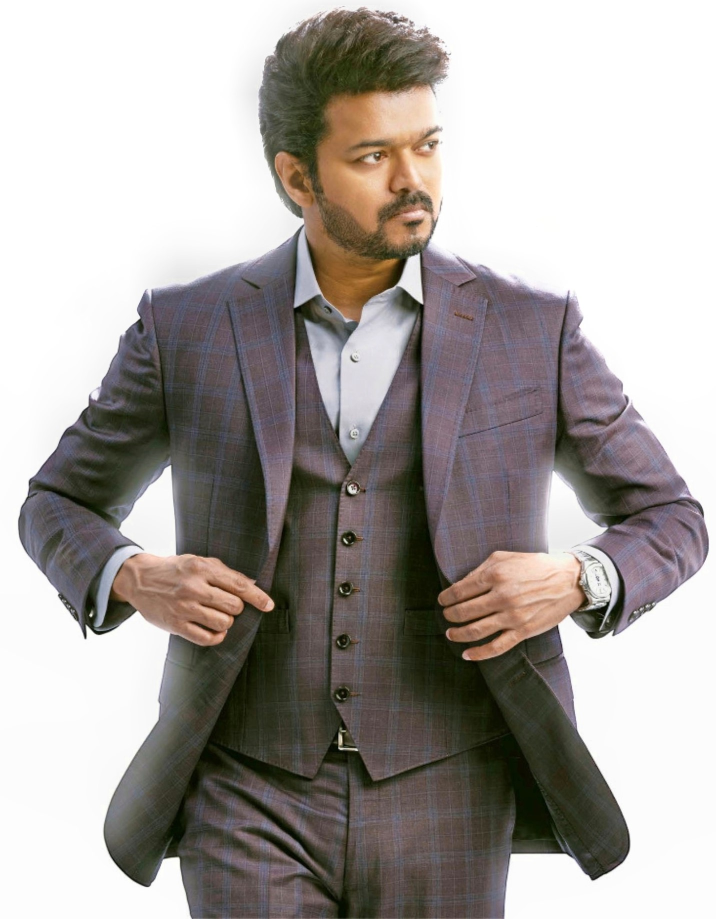
#> input picture vj.jpeg, 1432 x 1838 px (shown at 1/2 size)
$ python Sketch.py
#> lines starting #> are read from the running program, lines starting #| are printed output that depends on the picture
# Welcome to Code Kudos.
## Convert any image to sketch with Python

#### To see more like this Subscribe to
##### Youtube: @codekudos
###### Instagram: @codekudos
####### Twitter: @code_kudos

import cv2
import matplotlib.pyplot as plt

img=cv2.imread('vj.jpeg')
#> img is the input picture: shape (1838, 1432, 3); mean B, G, R 158.9, 162.2, 167.5


RGB_img = cv2.cvtColor(img, cv2.COLOR_BGR2RGB)
grey_img=cv2.cvtColor(img, cv2.COLOR_BGR2GRAY)
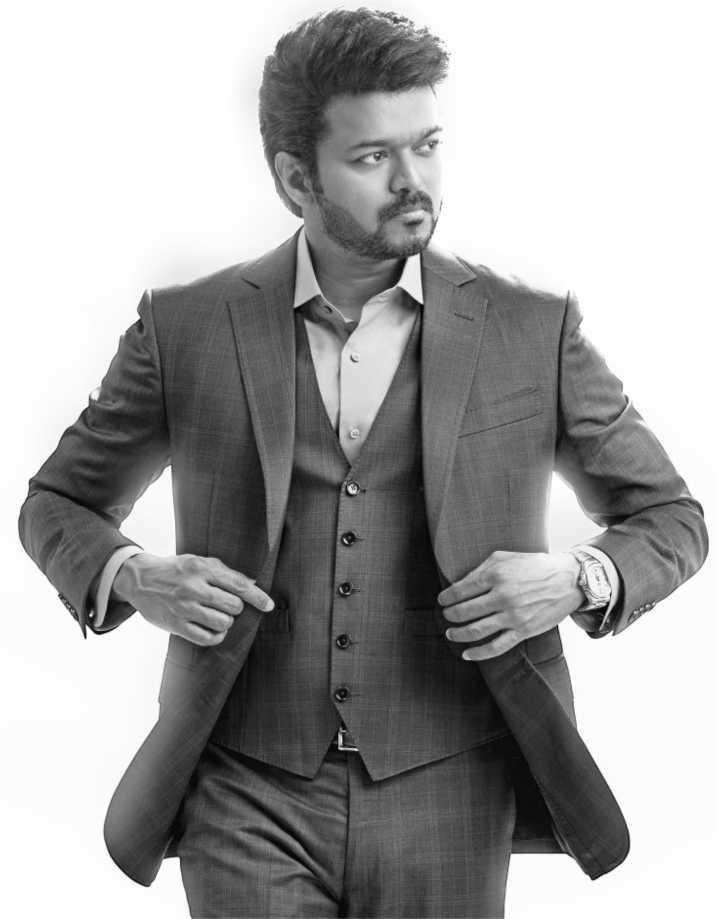
#> grey_img: shape (1838, 1432) (shown at 1/2 size); min 0, max 255, mean 163.4
invert_img=cv2.bitwise_not(grey_img)
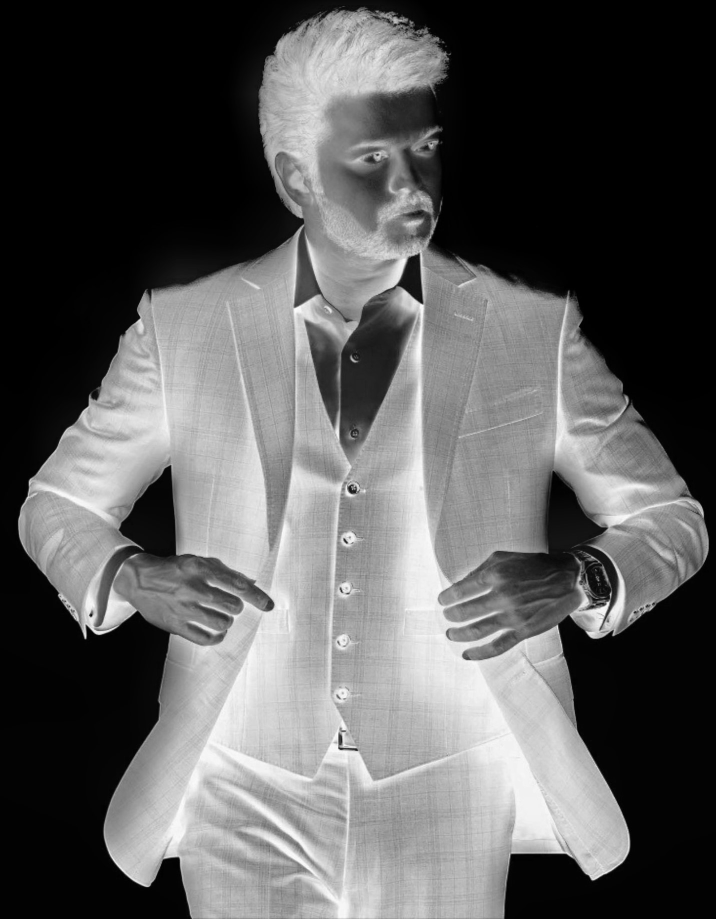
#> invert_img: shape (1838, 1432) (shown at 1/2 size); min 0, max 255, mean 91.6
blur_img=cv2.GaussianBlur(invert_img, (277,277),0)
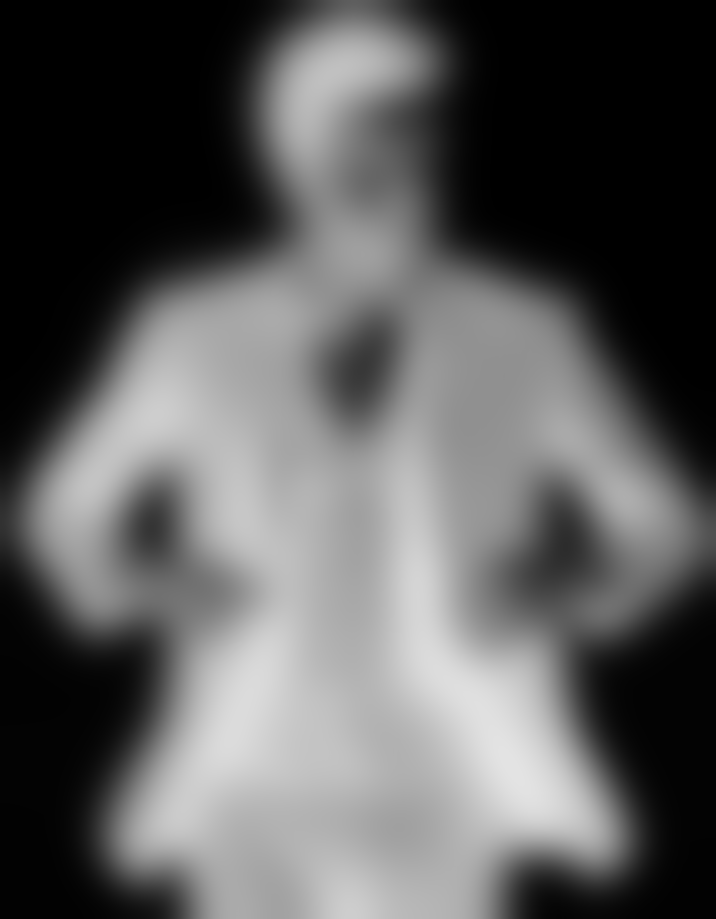
#> blur_img: shape (1838, 1432) (shown at 1/2 size); min 0, max 227, mean 91.6
invblur_img=cv2.bitwise_not(blur_img)
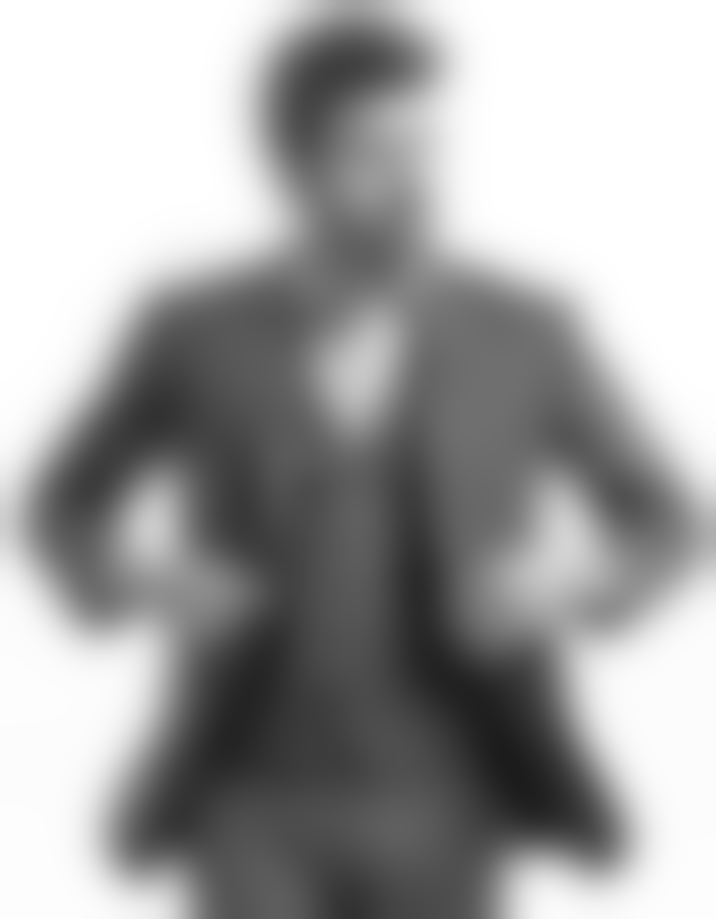
#> invblur_img: shape (1838, 1432) (shown at 1/2 size); min 28, max 255, mean 163.4
sketch_img=cv2.divide(grey_img,invblur_img, scale=256.0)
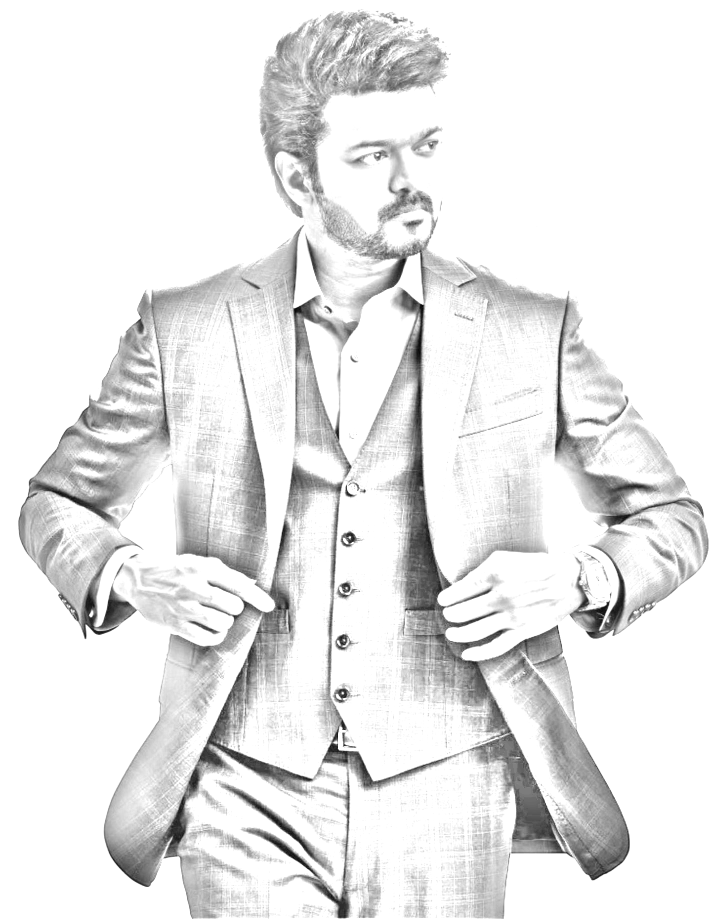
#> sketch_img: shape (1838, 1432) (shown at 1/2 size); min 0, max 255, mean 231.8

rgb_sketch=cv2.cvtColor(sketch_img, cv2.COLOR_BGR2RGB)

plt.figure(figsize=(5,6))
rgb_sketch=cv2.cvtColor(sketch_img, cv2.COLOR_BGR2RGB)
plt.imshow(rgb_sketch)
plt.axis('off')
plt.savefig('output.png', dpi=300, bbox_inches='tight')
plt.show()
